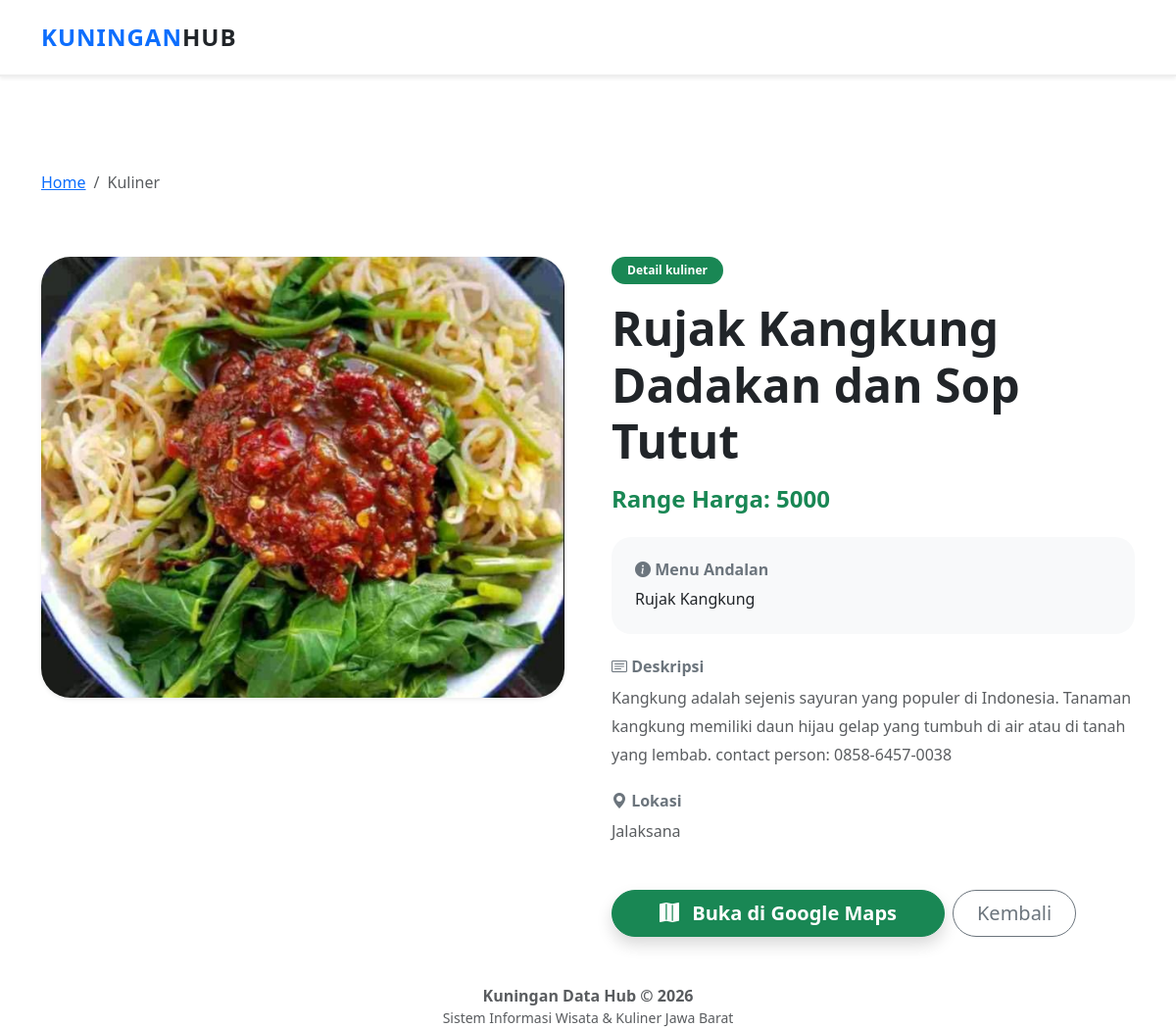
The app's page /kuningannn/detail.php?id=2&type=kuliner with its own data.
### tables this page shows
CREATE TABLE `kuliner` (
  `id_kuliner` int(11) NOT NULL,
  `nama_kuliner` varchar(100) NOT NULL,
  `deskripsi` text DEFAULT NULL,
  `menu_andalan` varchar(100) DEFAULT NULL,
  `range_harga` varchar(50) DEFAULT NULL,
  `lokasi` text DEFAULT NULL,
  `link_maps` varchar(255) DEFAULT NULL,
  `foto` varchar(255) DEFAULT NULL
);

### kuningannn/detail.php (the view)
<?php
include 'koneksi.php';
include 'header.php';
$id   = $_GET['id'];
$type = $_GET['type'];
if ($type == 'wisata') {
    $res = mysqli_query($conn, "SELECT * FROM wisata WHERE id_wisata = '$id'");
    $d   = mysqli_fetch_assoc($res);
    $nama = $d['nama_wisata'];
    $sub  = "Harga Tiket: " . $d['harga_tiket'];
    $info_label = "Fasilitas Utama";
    $info_val   = $d['fasilitas'];
    $lokasi     = $d['alamat'];
    $warna      = "primary";
} else {
    $res = mysqli_query($conn, "SELECT * FROM kuliner WHERE id_kuliner = '$id'");
    $d   = mysqli_fetch_assoc($res);
    $nama = $d['nama_kuliner'];
    $sub  = "Range Harga: " . $d['range_harga'];
    $info_label = "Menu Andalan";
    $info_val   = $d['menu_andalan'];
    $lokasi     = $d['lokasi'];
    $warna      = "success";
}
?>
<div class="container my-5 pt-5">
    <nav aria-label="breadcrumb">
      <ol class="breadcrumb">
        <li class="breadcrumb-item"><a href="index.php">Home</a></li>
        <li class="breadcrumb-item active text-capitalize"><?= $type; ?></li>
      </ol>
    </nav>
    <div class="row g-5 mt-2">
        <div class="col-md-6">
            <div class="shadow-sm overflow-hidden" style="border-radius: 30px;">
                <img src="gambar/<?= $d['foto']; ?>" class="w-100 shadow" style="height: 450px; object-fit: cover;">
            </div>
        </div>
        <div class="col-md-6">
            <span class="badge bg-<?= $warna; ?> mb-3 px-3 py-2 rounded-pill">Detail <?= $type; ?></span>
            <h1 class="fw-bold display-5 mb-3"><?= $nama; ?></h1>
            <h4 class="text-<?= $warna; ?> fw-bold mb-4"><?= $sub; ?></h4>
            <div class="card border-0 bg-light p-4 mb-4" style="border-radius: 20px;">
                <h6 class="fw-bold text-secondary mb-2"><i class="bi bi-info-circle-fill"></i> <?= $info_label; ?></h6>
                <p class="mb-0 text-dark"><?= $info_val; ?></p>
            </div>
            <div class="mb-4">
                <h6 class="fw-bold text-secondary mb-2"><i class="bi bi-card-text"></i> Deskripsi</h6>
                <p class="text-muted lead" style="font-size: 1rem; line-height: 1.8;"><?= $d['deskripsi']; ?></p>
            </div>
            <div class="mb-5">
                <h6 class="fw-bold text-secondary mb-2"><i class="bi bi-geo-alt-fill"></i> Lokasi</h6>
                <p class="text-muted"><?= $lokasi; ?></p>
            </div>
            <div class="d-grid gap-2 d-md-flex justify-content-md-start">
                <a href="<?= $d['link_maps']; ?>" target="_blank" class="btn btn-<?= $warna; ?> btn-lg px-5 rounded-pill shadow fw-bold">
                    <i class="bi bi-map-fill me-2"></i> Buka di Google Maps
                </a>
                <a href="index.php" class="btn btn-outline-secondary btn-lg px-4 rounded-pill">Kembali</a>
            </div>
        </div>
    </div>
</div>
<?php include 'footer.php'; ?>

### kuningannn/header.php (style rules this page uses)
:root { --blue-main: #3498db; }

### records on screen
kuliner: foto (picture), nama_kuliner "Rujak Kangkung Dadakan dan Sop Tutut", range_harga "Range Harga: 5000", menu_andalan "Rujak Kangkung", deskripsi "Kangkung adalah sejenis sayuran yang populer di Indonesia. Tanaman kangkung memiliki daun hijau gelap yang tumbuh di air atau di tanah yang lembab. contact person: 0858-6457-0038", lokasi "Jalaksana"

### other values on screen
$type "Kuliner"
$type "kuliner"
$info_label "Menu Andalan"
